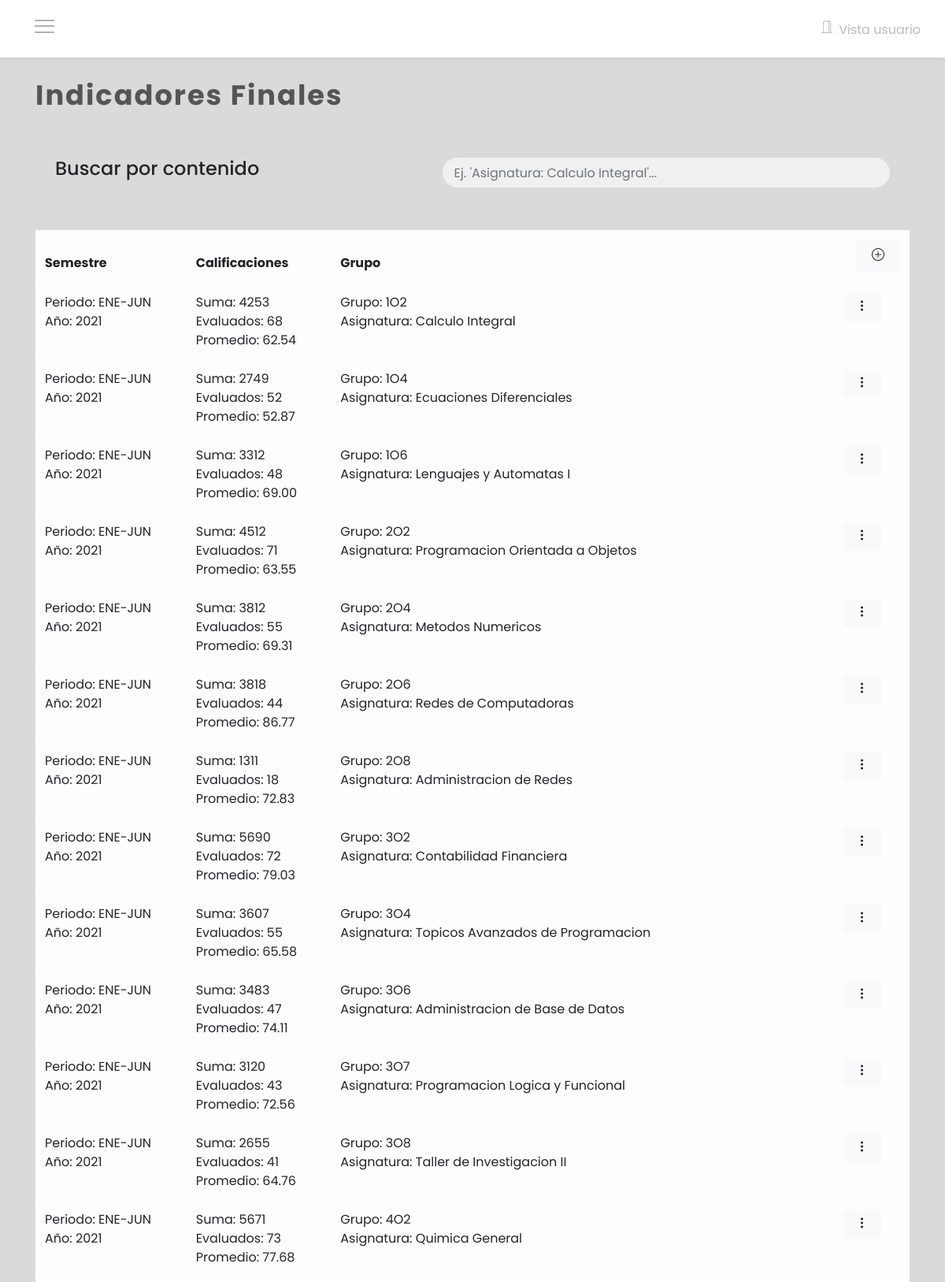
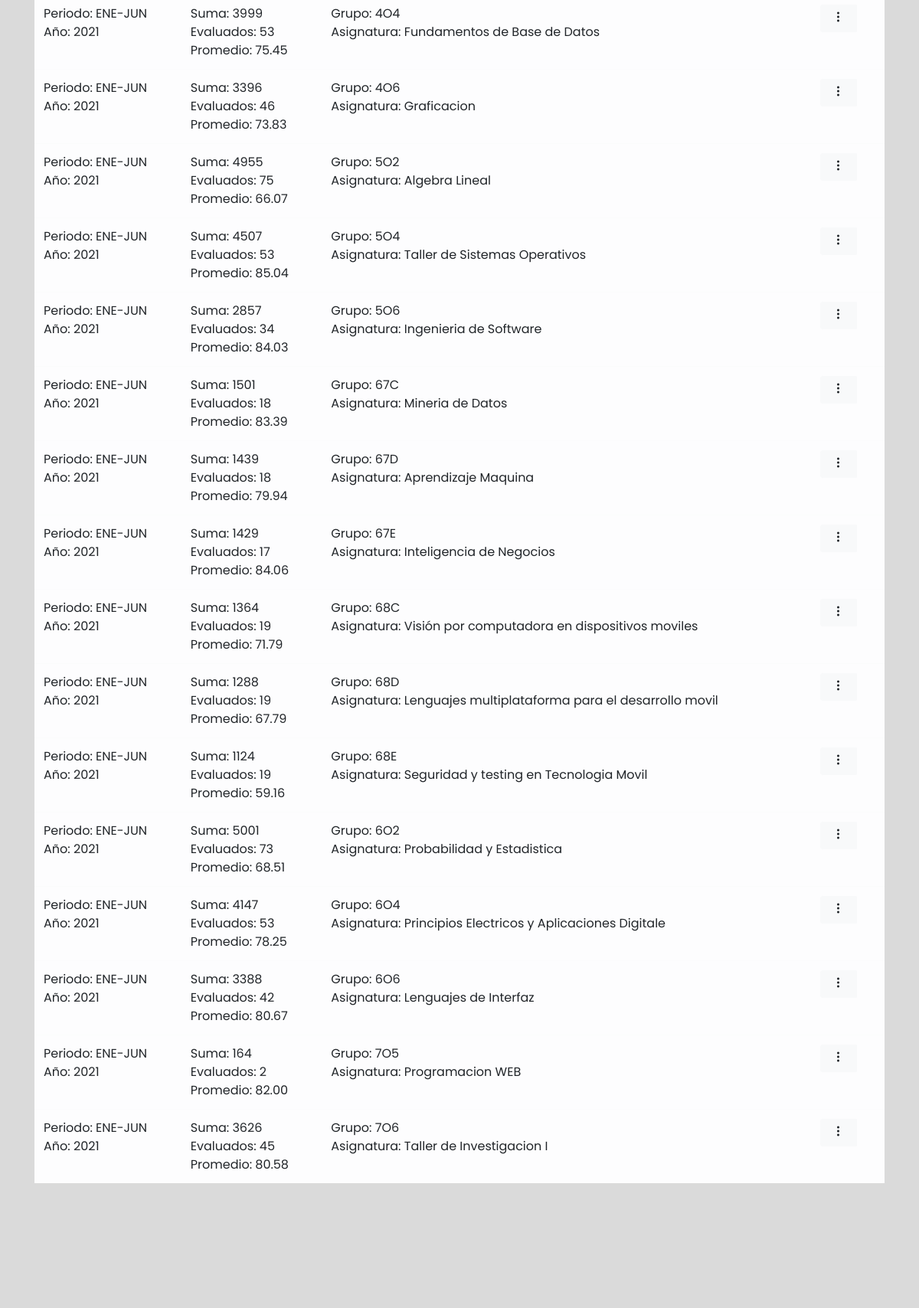
Screenshot of /AdminFinal.php (upper part) with the database file from the repository (2 pictures, top to bottom).
### tables this page shows
CREATE TABLE `nivelfinal` (
  `grupo` varchar(5) NOT NULL,
  `periodoF` int(11) NOT NULL DEFAULT 1,
  `año` int(11) NOT NULL,
  `asigF` varchar(10) DEFAULT NULL,
  `sumCalif` int(11) DEFAULT NULL,
  `prom` decimal(5,2) DEFAULT NULL,
  `totEstu` int(11) DEFAULT NULL,
  `aprob` int(11) DEFAULT NULL,
  `aprobTotal` int(11) DEFAULT NULL,
  `matricula` int(11) DEFAULT NULL
);

CREATE TABLE `asignatura` (
  `AS_ClaveAsignatura` varchar(10) NOT NULL,
  `AS_NombreAsignatura` varchar(60) DEFAULT NULL,
  `AS_Area` int(11) DEFAULT NULL
);

### Controlador/Controlador.php (called while the page is built, shortened)
<?php
$con = conectar();
function getSemestreAdmin() {
    global $con;
    $stmt = $con->prepare("call indicadores_isc.sp_getSemestreAdmin();");
    $stmt->execute();
    $stmt->bind_result($idsem, $periodo, $año, $parcial, $matric, $aprobados);
    $i = 0;
    while ($stmt->fetch()) {
        $infoSem[$i][0] = $idsem;
        $infoSem[$i][1] = $periodo;
        $infoSem[$i][2] = $año;
        $infoSem[$i][3] = $parcial;
        $infoSem[$i][4] = $matric;
        $infoSem[$i][5] = $aprobados;
        $i++;
    }
    return $infoSem;
}
function getNivelFinalAdmin() {
    global $con;
    $stmt = $con->prepare("call indicadores_isc.sp_getNivelFinalAdmin();");
    $stmt->execute();
    $stmt->bind_result($grupo, $asig, $sumCalif, $prom, $totEstu, $aprob, $periodoF, $año, $asigF);
    $i = 0;
    while ($stmt->fetch()) {
        $lvlFinA[$i][0] = $grupo;
        $lvlFinA[$i][1] = $asig;
        $lvlFinA[$i][2] = $sumCalif;
        $lvlFinA[$i][3] = $prom;
        $lvlFinA[$i][4] = $totEstu;
        $lvlFinA[$i][5] = $aprob;
        $lvlFinA[$i][6] = $periodoF;
        $lvlFinA[$i][7] = $año;
        $lvlFinA[$i][8] = $asigF;
        $i++;
    }
    return $lvlFinA;
}

### AdminFinal.php (the view, shortened to what this page needs)
<?php
include('./headAdmin.php');
$infoSem = getSemestreAdmin();
$lvlFinA = getNivelFinalAdmin();
?>
<div class="admon">
    <div class="container">
        <h2>Indicadores Finales</h2>
        <div class="sec-buscador">
            <div class="columna">
                <h4>Buscar por contenido</h4>
            </div>
            <div class="columna"><input class="form-control" id="myInput" type="text" placeholder="Ej. 'Asignatura: Calculo Integral'... "></div>
        </div>
        <br>
        <table class="table table-light table-hover">
            <thead>
                <tr>
                    <th>Semestre</th>
                    <th>Calificaciones</th>
                    <th>Grupo</th>
                    <th><button type="button" class="btn btn-light" data-toggle="modal" data-target="#myModalAddFin"><i class="bi bi-plus-circle"></i></button>
                    </th>
                </tr>
            </thead>
            <tbody id="myTable">
                <?php
                for ($i = 0; $i < sizeof($lvlFinA); $i++) {
                    echo '
                        <tr>
                            <td>Periodo: ' . (($lvlFinA[$i][6])==1?'ENE-JUN':'AGO-DIC') . '<br>
                            Año: ' . $lvlFinA[$i][7] . '</td>
                            <td>Suma: ' . $lvlFinA[$i][2] . '<br>
                            Evaluados: ' . $lvlFinA[$i][4] . '<br>
                            Promedio: ' . $lvlFinA[$i][3] . '</td>
                            <td>Grupo: ' . $lvlFinA[$i][0] . '<br>
                            Asignatura: ' . $lvlFinA[$i][1] . '</td>
                            <td>
                            <div class="btn-group">
                                <button class="btn btn-light btn-sm" type="button" data-toggle="dropdown" aria-haspopup="true" aria-expanded="false">
                                    <i class="bi bi-three-dots-vertical"></i>
                                </button>
                                    ' . $lvlFinA[$i][0] . '' . $lvlFinA[$i][2] . '' . $lvlFinA[$i][3] . '' . $lvlFinA[$i][4] . '' . $lvlFinA[$i][5] . '' . $lvlFinA[$i][6] . '' . $lvlFinA[$i][7] . '' . $lvlFinA[$i][8] . '
                                    <a class="dropdown-item" href="Controlador/ControlBorrar.php?id=4*' . $lvlFinA[$i][0] . '*' . $lvlFinA[$i][6] . '*' . $lvlFinA[$i][7] . '"><i class="bi bi-trash-fill"></i>Eliminar</a>
                            </div>
                                                    <option selected>-Selecciona-</option>';
                    echo '
                    </td>
                </tr>';
                }
                ?>
            </tbody>
        </table>
    </div>
</div>
</body>
</html>

### css/admin.css (style rules this page uses)
:root { --z-fixed: 100; }
*, *:after, *:before { margin: 0; padding: 0; box-sizing: border-box; -moz-box-sizing: border-box; -webkit-box-sizing: border-box; }
body { font-family: 'Poppins', sans-serif; transition: .5s; }
i { margin: 0 7px; }
[class^="bi"], [class*=" bi"] { display: inline-block; vertical-align: 0.16em; background-repeat: no-repeat; background-size: 1rem 1rem; }

### css/adminEditor.css (style rules this page uses)
.admon { background-color:#dadada; padding-bottom: 150px; }
.admon h2 { padding-top: 100px; padding-bottom: 20px; font-size: 2.2em; font-weight: 700; letter-spacing: 2px; color: #555555; }
.admon button.btn-light, .btn-group-sm { float:right; }
.admon .sec-buscador { display: flex; flex-wrap: wrap; padding: 20px; }
.admon .sec-buscador .columna { padding: 10px 5px; flex: auto; }
.admon .sec-buscador .form-control { background-color: #f0f0f0 !important; font-size: 16px; border: none; padding: 0 15px; border-radius: 50px; }
@media screen and (min-width: 801px) { .admon .cont-invest tr, td { font-size: 16px; } }
@media screen and (min-width: 801px) { .admon button.btn-light { font-size: 16px; } }

### rows the page displays
nivelfinal: periodoF "ENE-JUN", año "2021", sumCalif "4253", totEstu "68", prom "62.54", grupo "1O2", asigF.AS_NombreAsignatura "Calculo Integral"
nivelfinal: periodoF "ENE-JUN", año "2021", sumCalif "2749", totEstu "52", prom "52.87", grupo "1O4", asigF.AS_NombreAsignatura "Ecuaciones Diferenciales"
nivelfinal: periodoF "ENE-JUN", año "2021", sumCalif "3312", totEstu "48", prom "69.00", grupo "1O6", asigF.AS_NombreAsignatura "Lenguajes y Automatas I"
nivelfinal: periodoF "ENE-JUN", año "2021", sumCalif "4512", totEstu "71", prom "63.55", grupo "2O2", asigF.AS_NombreAsignatura "Programacion Orientada a Objetos"
nivelfinal: periodoF "ENE-JUN", año "2021", sumCalif "3812", totEstu "55", prom "69.31", grupo "2O4", asigF.AS_NombreAsignatura "Metodos Numericos"
nivelfinal: periodoF "ENE-JUN", año "2021", sumCalif "3818", totEstu "44", prom "86.77", grupo "2O6", asigF.AS_NombreAsignatura "Redes de Computadoras"
nivelfinal: periodoF "ENE-JUN", año "2021", sumCalif "1311", totEstu "18", prom "72.83", grupo "2O8", asigF.AS_NombreAsignatura "Administracion de Redes"
nivelfinal: periodoF "ENE-JUN", año "2021", sumCalif "5690", totEstu "72", prom "79.03", grupo "3O2", asigF.AS_NombreAsignatura "Contabilidad Financiera"
nivelfinal: periodoF "ENE-JUN", año "2021", sumCalif "3607", totEstu "55", prom "65.58", grupo "3O4", asigF.AS_NombreAsignatura "Topicos Avanzados de Programacion"
nivelfinal: periodoF "ENE-JUN", año "2021", sumCalif "3483", totEstu "47", prom "74.11", grupo "3O6", asigF.AS_NombreAsignatura "Administracion de Base de Datos"
nivelfinal: periodoF "ENE-JUN", año "2021", sumCalif "3120", totEstu "43", prom "72.56", grupo "3O7", asigF.AS_NombreAsignatura "Programacion Logica y Funcional"
nivelfinal: periodoF "ENE-JUN", año "2021", sumCalif "2655", totEstu "41", prom "64.76", grupo "3O8", asigF.AS_NombreAsignatura "Taller de Investigacion II"
nivelfinal: periodoF "ENE-JUN", año "2021", sumCalif "5671", totEstu "73", prom "77.68", grupo "4O2", asigF.AS_NombreAsignatura "Quimica General"
nivelfinal: periodoF "ENE-JUN", año "2021", sumCalif "3999", totEstu "53", prom "75.45", grupo "4O4", asigF.AS_NombreAsignatura "Fundamentos de Base de Datos"
nivelfinal: periodoF "ENE-JUN", año "2021", sumCalif "3396", totEstu "46", prom "73.83", grupo "4O6", asigF.AS_NombreAsignatura "Graficacion"
nivelfinal: periodoF "ENE-JUN", año "2021", sumCalif "4955", totEstu "75", prom "66.07", grupo "5O2", asigF.AS_NombreAsignatura "Algebra Lineal"
nivelfinal: periodoF "ENE-JUN", año "2021", sumCalif "4507", totEstu "53", prom "85.04", grupo "5O4", asigF.AS_NombreAsignatura "Taller de Sistemas Operativos"
nivelfinal: periodoF "ENE-JUN", año "2021", sumCalif "2857", totEstu "34", prom "84.03", grupo "5O6", asigF.AS_NombreAsignatura "Ingenieria de Software"
nivelfinal: periodoF "ENE-JUN", año "2021", sumCalif "1501", totEstu "18", prom "83.39", grupo "67C", asigF.AS_NombreAsignatura "Mineria de Datos"
nivelfinal: periodoF "ENE-JUN", año "2021", sumCalif "1439", totEstu "18", prom "79.94", grupo "67D", asigF.AS_NombreAsignatura "Aprendizaje Maquina"
nivelfinal: periodoF "ENE-JUN", año "2021", sumCalif "1429", totEstu "17", prom "84.06", grupo "67E", asigF.AS_NombreAsignatura "Inteligencia de Negocios"
nivelfinal: periodoF "ENE-JUN", año "2021", sumCalif "1364", totEstu "19", prom "71.79", grupo "68C", asigF.AS_NombreAsignatura "Visión por computadora en dispositivos moviles"
nivelfinal: periodoF "ENE-JUN", año "2021", sumCalif "1288", totEstu "19", prom "67.79", grupo "68D", asigF.AS_NombreAsignatura "Lenguajes multiplataforma para el desarrollo movil"
nivelfinal: periodoF "ENE-JUN", año "2021", sumCalif "1124", totEstu "19", prom "59.16", grupo "68E", asigF.AS_NombreAsignatura "Seguridad y testing en Tecnologia Movil"
